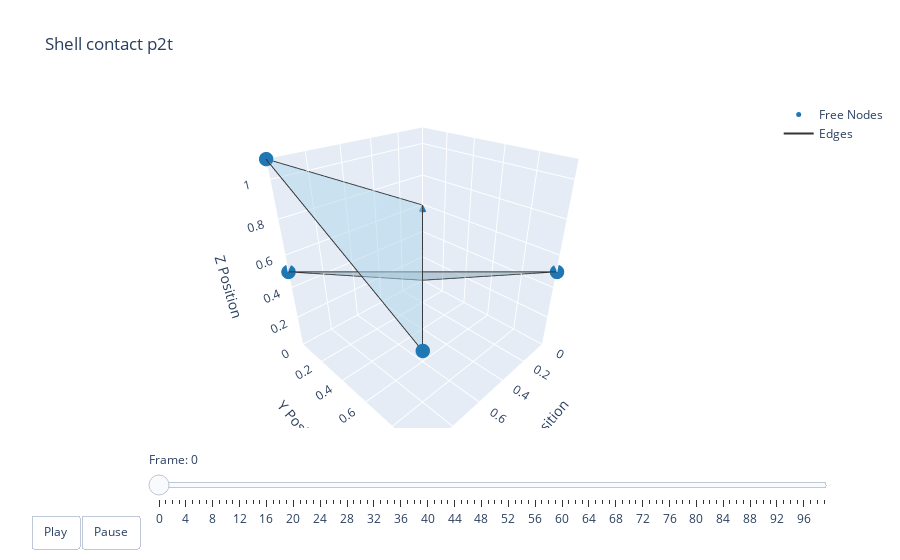

Notebook code for this chart:
### Code cell
t = np.arange(robot.sim_params.total_time, step=robot.sim_params.dt)
options = dismech.AnimationOptions(title='Shell contact p2t')

fig = dismech.get_interactive_animation_plotly(robot, t, qs, options)
fig.show()

### Figure 1 — Plotly figure (JSON) as saved in the notebook; plotly's stock layout.template omitted (floating-point values rounded to 4 significant figures)
{"data": [{"marker": {"color": "#1f78b4", "size": 5}, "mode": "markers", "name": "Free Nodes", "type": "scatter3d", "x": [0.0, 1.0, 0.0, -2.226e-18, 1.0, 1.0], "y": [0.0, 0.0, 1.0, -2.026e-18, -8.465e-18, 1.0], "z": [0.0, 0.5, 0.5, 0.595, 1.095, 0.595]}, {"marker": {"color": "#e31a1c", "size": 5}, "mode": "markers", "name": "Fixed Nodes", "type": "scatter3d", "x": [], "y": [], "z": []}, {"line": {"color": "#333333", "width": 2}, "mode": "lines", "name": "Edges", "type": "scatter3d", "x": [1, 0, null, 0, 0, null, 0, 1, null, 1, 1, null, 1, -2.226e-18, null, -2.226e-18, 1, null], "y": [0, 1, null, 1, 0, null, 0, 0, null, -8.465e-18, 1, null, 1, -2.026e-18, null, -2.026e-18, -8.465e-18, null], "z": [0.5, 0.5, null, 0.5, 0, null, 0, 0.5, null, 1.095, 0.595, null, 0.595, 0.595, null, 0.595, 1.095, null]}, {"color": "rgba(166, 206, 227, 0.7)", "i": [0, 3], "j": [1, 4], "k": [2, 5], "name": "Faces", "opacity": 0.7, "showscale": false, "type": "mesh3d", "x": [0.0, 1.0, 0.0, -2.226e-18, 1.0, 1.0], "y": [0.0, 0.0, 1.0, -2.026e-18, -8.465e-18, 1.0], "z": [0.0, 0.5, 0.5, 0.595, 1.095, 0.595]}], "layout": {"scene": {"camera": {"eye": {"x": 1.225, "y": 1.225, "z": 1.0}}, "xaxis": {"range": [-1.309e-16, 1.0], "title": {"text": "X Position"}}, "yaxis": {"range": [-2.849e-15, 1.0], "title": {"text": "Y Position"}}, "zaxis": {"range": [0, 1.095], "title": {"text": "Z Position"}}}, "sliders": [{"currentvalue": {"prefix": "Frame: "}, "steps": [{"args": [["0"], {"frame": {"duration": 50, "redraw": true}, "mode": "immediate"}], "label": "0", "method": "animate"}, {"args": [["1"], {"frame": {"duration": 50, "redraw": true}, "mode": "immediate"}], "label": "1", "method": "animate"}, {"args": [["2"], {"frame": {"duration": 50, "redraw": true}, "mode": "immediate"}], "label": "2", "method": "animate"}, {"args": [["3"], {"frame": {"duration": 50, "redraw": true}, "mode": "immediate"}], "label": "3", "method": "animate"}, {"args": [["4"], {"frame": {"duration": 50, "redraw": true}, "mode": "immediate"}], "label": "4", "method": "animate"}, {"args": [["5"], {"frame": {"duration": 50, "redraw": true}, "mode": "immediate"}], "label": "5", "method": "animate"}, {"args": [["6"], {"frame": {"duration": 50, "redraw": true}, "mode": "immediate"}], "label": "6", "method": "animate"}, {"args": [["7"], {"frame": {"duration": 50, "redraw": true}, "mode": "immediate"}], "label": "7", "method": "animate"}, {"args": [["8"], {"frame": {"duration": 50, "redraw": true}, "mode": "immediate"}], "label": "8", "method": "animate"}, {"args": [["9"], {"frame": {"duration": 50, "redraw": true}, "mode": "immediate"}], "label": "9", "method": "animate"}, {"args": [["10"], {"frame": {"duration": 50, "redraw": true}, "mode": "immediate"}], "label": "10", "method": "animate"}, {"args": [["11"], {"frame": {"duration": 50, "redraw": true}, "mode": "immediate"}], "label": "11", "method": "animate"}, {"args": [["12"], {"frame": {"duration": 50, "redraw": true}, "mode": "immediate"}], "label": "12", "method": "animate"}, {"args": [["13"], {"frame": {"duration": 50, "redraw": true}, "mode": "immediate"}], "label": "13", "method": "animate"}, {"args": [["14"], {"frame": {"duration": 50, "redraw": true}, "mode": "immediate"}], "label": "14", "method": "animate"}, {"args": [["15"], {"frame": {"duration": 50, "redraw": true}, "mode": "immediate"}], "label": "15", "method": "animate"}, {"args": [["16"], {"frame": {"duration": 50, "redraw": true}, "mode": "immediate"}], "label": "16", "method": "animate"}, {"args": [["17"], {"frame": {"duration": 50, "redraw": true}, "mode": "immediate"}], "label": "17", "method": "animate"}, {"args": [["18"], {"frame": {"duration": 50, "redraw": true}, "mode": "immediate"}], "label": "18", "method": "animate"}, {"args": [["19"], {"frame": {"duration": 50, "redraw": true}, "mode": "immediate"}], "label": "19", "method": "animate"}, {"args": [["20"], {"frame": {"duration": 50, "redraw": true}, "mode": "immediate"}], "label": "20", "method": "animate"}, {"args": [["21"], {"frame": {"duration": 50, "redraw": true}, "mode": "immediate"}], "label": "21", "method": "animate"}, {"args": [["22"], {"frame": {"duration": 50, "redraw": true}, "mode": "immediate"}], "label": "22", "method": "animate"}, {"args": [["23"], {"frame": {"duration": 50, "redraw": true}, "mode": "immediate"}], "label": "23", "method": "animate"}, {"args": [["24"], {"frame": {"duration": 50, "redraw": true}, "mode": "immediate"}], "label": "24", "method": "animate"}, {"args": [["25"], {"frame": {"duration": 50, "redraw": true}, "mode": "immediate"}], "label": "25", "method": "animate"}, {"args": [["26"], {"frame": {"duration": 50, "redraw": true}, "mode": "immediate"}], "label": "26", "method": "animate"}, {"args": [["27"], {"frame": {"duration": 50, "redraw": true}, "mode": "immediate"}], "label": "27", "method": "animate"}, {"args": [["28"], {"frame": {"duration": 50, "redraw": true}, "mode": "immediate"}], "label": "28", "method": "animate"}, {"args": [["29"], {"frame": {"duration": 50, "redraw": true}, "mode": "immediate"}], "label": "29", "method": "animate"}, {"args": [["30"], {"frame": {"duration": 50, "redraw": true}, "mode": "immediate"}], "label": "30", "method": "animate"}, {"args": [["31"], {"frame": {"duration": 50, "redraw": true}, "mode": "immediate"}], "label": "31", "method": "animate"}, {"args": [["32"], {"frame": {"duration": 50, "redraw": true}, "mode": "immediate"}], "label": "32", "method": "animate"}, {"args": [["33"], {"frame": {"duration": 50, "redraw": true}, "mode": "immediate"}], "label": "33", "method": "animate"}, {"args": [["34"], {"frame": {"duration": 50, "redraw": true}, "mode": "immediate"}], "label": "34", "method": "animate"}, {"args": [["35"], {"frame": {"duration": 50, "redraw": true}, "mode": "immediate"}], "label": "35", "method": "animate"}, {"args": [["36"], {"frame": {"duration": 50, "redraw": true}, "mode": "immediate"}], "label": "36", "method": "animate"}, {"args": [["37"], {"frame": {"duration": 50, "redraw": true}, "mode": "immediate"}], "label": "37", "method": "animate"}, {"args": [["38"], {"frame": {"duration": 50, "redraw": true}, "mode": "immediate"}], "label": "38", "method": "animate"}, {"args": [["39"], {"frame": {"duration": 50, "redraw": true}, "mode": "immediate"}], "label": "39", "method": "animate"}, {"args": [["40"], {"frame": {"duration": 50, "redraw": true}, "mode": "immediate"}], "label": "40", "method": "animate"}, {"args": [["41"], {"frame": {"duration": 50, "redraw": true}, "mode": "immediate"}], "label": "41", "method": "animate"}, {"args": [["42"], {"frame": {"duration": 50, "redraw": true}, "mode": "immediate"}], "label": "42", "method": "animate"}, {"args": [["43"], {"frame": {"duration": 50, "redraw": true}, "mode": "immediate"}], "label": "43", "method": "animate"}, {"args": [["44"], {"frame": {"duration": 50, "redraw": true}, "mode": "immediate"}], "label": "44", "method": "animate"}, {"args": [["45"], {"frame": {"duration": 50, "redraw": true}, "mode": "immediate"}], "label": "45", "method": "animate"}, {"args": [["46"], {"frame": {"duration": 50, "redraw": true}, "mode": "immediate"}], "label": "46", "method": "animate"}, {"args": [["47"], {"frame": {"duration": 50, "redraw": true}, "mode": "immediate"}], "label": "47", "method": "animate"}, {"args": [["48"], {"frame": {"duration": 50, "redraw": true}, "mode": "immediate"}], "label": "48", "method": "animate"}, {"args": [["49"], {"frame": {"duration": 50, "redraw": true}, "mode": "immediate"}], "label": "49", "method": "animate"}, {"args": [["50"], {"frame": {"duration": 50, "redraw": true}, "mode": "immediate"}], "label": "50", "method": "animate"}, {"args": [["51"], {"frame": {"duration": 50, "redraw": true}, "mode": "immediate"}], "label": "51", "method": "animate"}, {"args": [["52"], {"frame": {"duration": 50, "redraw": true}, "mode": "immediate"}], "label": "52", "method": "animate"}, {"args": [["53"], {"frame": {"duration": 50, "redraw": true}, "mode": "immediate"}], "label": "53", "method": "animate"}, {"args": [["54"], {"frame": {"duration": 50, "redraw": true}, "mode": "immediate"}], "label": "54", "method": "animate"}, {"args": [["55"], {"frame": {"duration": 50, "redraw": true}, "mode": "immediate"}], "label": "55", "method": "animate"}, {"args": [["56"], {"frame": {"duration": 50, "redraw": true}, "mode": "immediate"}], "label": "56", "method": "animate"}, {"args": [["57"], {"frame": {"duration": 50, "redraw": true}, "mode": "immediate"}], "label": "57", "method": "animate"}, {"args": [["58"], {"frame": {"duration": 50, "redraw": true}, "mode": "immediate"}], "label": "58", "method": "animate"}, {"args": [["59"], {"frame": {"duration": 50, "redraw": true}, "mode": "immediate"}], "label": "59", "method": "animate"}, {"args": [["60"], {"frame": {"duration": 50, "redraw": true}, "mode": "immediate"}], "label": "60", "method": "animate"}, {"args": [["61"], {"frame": {"duration": 50, "redraw": true}, "mode": "immediate"}], "label": "61", "method": "animate"}, {"args": [["62"], {"frame": {"duration": 50, "redraw": true}, "mode": "immediate"}], "label": "62", "method": "animate"}, {"args": [["63"], {"frame": {"duration": 50, "redraw": true}, "mode": "immediate"}], "label": "63", "method": "animate"}, {"args": [["64"], {"frame": {"duration": 50, "redraw": true}, "mode": "immediate"}], "label": "64", "method": "animate"}, {"args": [["65"], {"frame": {"duration": 50, "redraw": true}, "mode": "immediate"}], "label": "65", "method": "animate"}, {"args": [["66"], {"frame": {"duration": 50, "redraw": true}, "mode": "immediate"}], "label": "66", "method": "animate"}, {"args": [["67"], {"frame": {"duration": 50, "redraw": true}, "mode": "immediate"}], "label": "67", "method": "animate"}, {"args": [["68"], {"frame": {"duration": 50, "redraw": true}, "mode": "immediate"}], "label": "68", "method": "animate"}, {"args": [["69"], {"frame": {"duration": 50, "redraw": true}, "mode": "immediate"}], "label": "69", "method": "animate"}, {"args": [["70"], {"frame": {"duration": 50, "redraw": true}, "mode": "immediate"}], "label": "70", "method": "animate"}, {"args": [["71"], {"frame": {"duration": 50, "redraw": true}, "mode": "immediate"}], "label": "71", "method": "animate"}, {"args": [["72"], {"frame": {"duration": 50, "redraw": true}, "mode": "immediate"}], "label": "72", "method": "animate"}, {"args": [["73"], {"frame": {"duration": 50, "redraw": true}, "mode": "immediate"}], "label": "73", "method": "animate"}, {"args": [["74"], {"frame": {"duration": 50, "redraw": true}, "mode": "immediate"}], "label": "74", "method": "animate"}, {"args": [["75"], {"frame": {"duration": 50, "redraw": true}, "mode": "immediate"}], "label": "75", "method": "animate"}, {"args": [["76"], {"frame": {"duration": 50, "redraw": true}, "mode": "immediate"}], "label": "76", "method": "animate"}, {"args": [["77"], {"frame": {"duration": 50, "redraw": true}, "mode": "immediate"}], "label": "77", "method": "animate"}, {"args": [["78"], {"frame": {"duration": 50, "redraw": true}, "mode": "immediate"}], "label": "78", "method": "animate"}, {"args": [["79"], {"frame": {"duration": 50, "redraw": true}, "mode": "immediate"}], "label": "79", "method": "animate"}, {"args": [["80"], {"frame": {"duration": 50, "redraw": true}, "mode": "immediate"}], "label": "80", "method": "animate"}, {"args": [["81"], {"frame": {"duration": 50, "redraw": true}, "mode": "immediate"}], "label": "81", "method": "animate"}, {"args": [["82"], {"frame": {"duration": 50, "redraw": true}, "mode": "immediate"}], "label": "82", "method": "animate"}, {"args": [["83"], {"frame": {"duration": 50, "redraw": true}, "mode": "immediate"}], "label": "83", "method": "animate"}, {"args": [["84"], {"frame": {"duration": 50, "redraw": true}, "mode": "immediate"}], "label": "84", "method": "animate"}, {"args": [["85"], {"frame": {"duration": 50, "redraw": true}, "mode": "immediate"}], "label": "85", "method": "animate"}, {"args": [["86"], {"frame": {"duration": 50, "redraw": true}, "mode": "immediate"}], "label": "86", "method": "animate"}, {"args": [["87"], {"frame": {"duration": 50, "redraw": true}, "mode": "immediate"}], "label": "87", "method": "animate"}, {"args": [["88"], {"frame": {"duration": 50, "redraw": true}, "mode": "immediate"}], "label": "88", "method": "animate"}, {"args": [["89"], {"frame": {"duration": 50, "redraw": true}, "mode": "immediate"}], "label": "89", "method": "animate"}, {"args": [["90"], {"frame": {"duration": 50, "redraw": true}, "mode": "immediate"}], "label": "90", "method": "animate"}, {"args": [["91"], {"frame": {"duration": 50, "redraw": true}, "mode": "immediate"}], "label": "91", "method": "animate"}, {"args": [["92"], {"frame": {"duration": 50, "redraw": true}, "mode": "immediate"}], "label": "92", "method": "animate"}, {"args": [["93"], {"frame": {"duration": 50, "redraw": true}, "mode": "immediate"}], "label": "93", "method": "animate"}, {"args": [["94"], {"frame": {"duration": 50, "redraw": true}, "mode": "immediate"}], "label": "94", "method": "animate"}, {"args": [["95"], {"frame": {"duration": 50, "redraw": true}, "mode": "immediate"}], "label": "95", "method": "animate"}, {"args": [["96"], {"frame": {"duration": 50, "redraw": true}, "mode": "immediate"}], "label": "96", "method": "animate"}, {"args": [["97"], {"frame": {"duration": 50, "redraw": true}, "mode": "immediate"}], "label": "97", "method": "animate"}, {"args": [["98"], {"frame": {"duration": 50, "redraw": true}, "mode": "immediate"}], "label": "98", "method": "animate"}, {"args": [["99"], {"frame": {"duration": 50, "redraw": true}, "mode": "immediate"}], "label": "99", "method": "animate"}], "transition": {"duration": 0}, "x": 0.1, "y": 0}], "title": {"text": "Shell contact p2t"}, "updatemenus": [{"buttons": [{"args": [null, {"frame": {"duration": 50, "redraw": true}, "fromcurrent": true}], "label": "Play", "method": "animate"}, {"args": [[null], {"frame": {"duration": 0, "redraw": true}, "mode": "immediate"}], "label": "Pause", "method": "animate"}], "direction": "left", "pad": {"r": 10, "t": 87}, "showactive": false, "type": "buttons", "x": 0.1, "xanchor": "right", "y": 0, "yanchor": "top"}]}}
